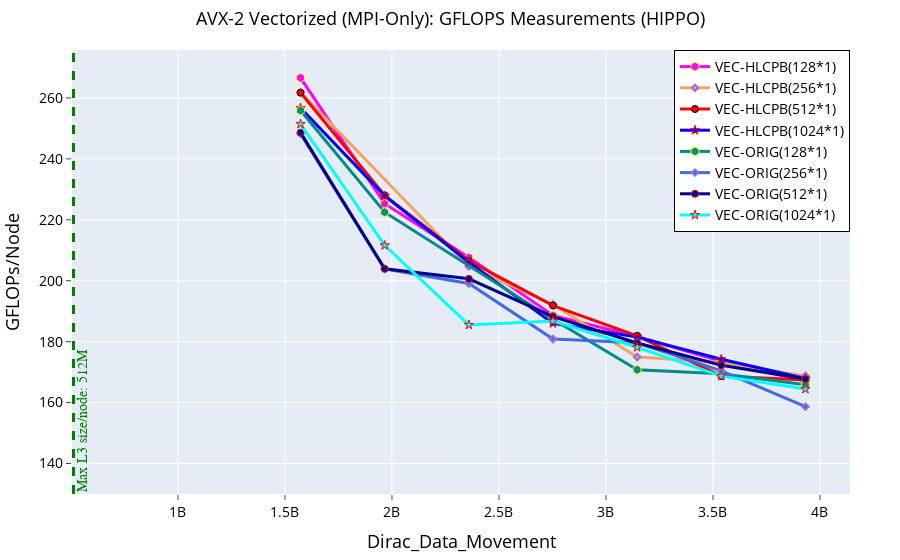

The notebook cell saved with this chart:
### Markdown cell above
# AVX2 Pure MPI

### Code cell
fig = go.Figure() 

# AVX Fused Case
fig.add_trace(go.Scatter(x=(dfn1AvxFusProb_128mpi_1omp.Dirc_Data_Mov*(dfn1AvxFusProb_128mpi_1omp.MPI_size)), 
                         y=(dfn1AvxFusProb_128mpi_1omp.GFLOPS*(dfn1AvxFusProb_128mpi_1omp.MPI_size)), 
                         mode='lines+markers', 
                         name='VEC-HLCPB(128*1)',
                         line=dict(color='magenta',width=3),
                         marker=dict(symbol='hexagon',size=9, line=dict(color='yellow',width=1))))

fig.add_trace(go.Scatter(x=(dfn2AvxFusProb_256mpi_1omp.Dirc_Data_Mov*(dfn2AvxFusProb_256mpi_1omp.MPI_size/2)), 
                         y=(dfn2AvxFusProb_256mpi_1omp.GFLOPS*(dfn2AvxFusProb_256mpi_1omp.MPI_size/2)), 
                         mode='lines+markers', 
                         name='VEC-HLCPB(256*1)',
                         line=dict(color='sandybrown',width=3),
                         marker=dict(symbol='diamond',size=5,line=dict(color='MediumPurple',width=2))))

fig.add_trace(go.Scatter(x=(dfn4AvxFusProb_512mpi_1omp.Dirc_Data_Mov*(dfn4AvxFusProb_512mpi_1omp.MPI_size/4)), 
                         y=(dfn4AvxFusProb_512mpi_1omp.GFLOPS*(dfn4AvxFusProb_512mpi_1omp.MPI_size/4)), 
                         mode='lines+markers', 
                         name='VEC-HLCPB(512*1)',
                         line=dict(color='red',width=3),
                         marker=dict(symbol='circle',size=7, line=dict(color='black',width=1))))

fig.add_trace(go.Scatter(x=(dfn8AvxFusProb_1024mpi_1omp.Dirc_Data_Mov*(dfn8AvxFusProb_1024mpi_1omp.MPI_size/8)), 
                         y=(dfn8AvxFusProb_1024mpi_1omp.GFLOPS*(dfn8AvxFusProb_1024mpi_1omp.MPI_size/8)), 
                         mode='lines+markers', 
                         name='VEC-HLCPB(1024*1)',
                         line=dict(color='blue',width=3),
                         marker=dict(symbol='star',size=7, line=dict(color='red',width=1))))




# AVX Non-Fused Case
fig.add_trace(go.Scatter(x=(dfn1AvxNonFusProb_128mpi_1omp.Dirc_Data_Mov*(dfn1AvxNonFusProb_128mpi_1omp.MPI_size)), 
                         y=(dfn1AvxNonFusProb_128mpi_1omp.GFLOPS*(dfn1AvxNonFusProb_128mpi_1omp.MPI_size)), 
                         mode='lines+markers', 
                         name='VEC-ORIG(128*1)',
                         line=dict(color='darkcyan',width=3),
                         marker=dict(symbol='hexagon',size=9, line=dict(color='yellow',width=1))))

fig.add_trace(go.Scatter(x=(dfn2AvxNonFusProb_256mpi_1omp.Dirc_Data_Mov*(dfn2AvxNonFusProb_256mpi_1omp.MPI_size/2)), 
                         y=(dfn2AvxNonFusProb_256mpi_1omp.GFLOPS*(dfn2AvxNonFusProb_256mpi_1omp.MPI_size/2)), 
                         mode='lines+markers', 
                         name='VEC-ORIG(256*1)',
                         line=dict(color='royalblue',width=3),
                         marker=dict(symbol='diamond',size=5,line=dict(color='MediumPurple',width=2))))

fig.add_trace(go.Scatter(x=(dfn4AvxNonFusProb_512mpi_1omp.Dirc_Data_Mov*(dfn4AvxNonFusProb_512mpi_1omp.MPI_size/4)), 
                         y=(dfn4AvxNonFusProb_512mpi_1omp.GFLOPS*(dfn4AvxNonFusProb_512mpi_1omp.MPI_size/4)), 
                         mode='lines+markers', 
                         name='VEC-ORIG(512*1)',
                         line=dict(color='darkblue',width=3),
                         marker=dict(symbol='circle',size=7, line=dict(color='red',width=1))))

fig.add_trace(go.Scatter(x=(dfn8AvxNonFusProb_1024mpi_1omp.Dirc_Data_Mov*(dfn8AvxNonFusProb_1024mpi_1omp.MPI_size/8)), 
                         y=(dfn8AvxNonFusProb_1024mpi_1omp.GFLOPS*(dfn8AvxNonFusProb_1024mpi_1omp.MPI_size/8)), 
                         mode='lines+markers', 
                         name='VEC-ORIG(1024*1)',
                         line=dict(color='cyan',width=3),
                         marker=dict(symbol='star',size=7, line=dict(color='red',width=1))))




# Adding a vertical line
fig.add_vline(x=512e6, line_width=3, line_dash="dash", line_color="green")
# fig.add_hline(y=1024, line_width=3, line_dash="dash", line_color="red")

# Add annotation
fig.add_annotation(
    x=512e6,
    y=130,
    text='Max L3 size/node: 512M',
    xanchor='left',  # Anchor the text to the left side of the annotation point
    yanchor='bottom',
    showarrow=False,
    arrowhead=1,
    arrowsize=1,
    arrowwidth=2,
    arrowcolor="#636363",
    ax=-60,  # Move the text 60 units to the left
    ay=-30,
    font=dict(size=14, color="green", family="Sans Serif"),
    align="left",
    textangle=-90,  # Rotate the text 90 degrees counter-clockwise
)




fig.update_layout(
    title=dict(text='AVX-2 Vectorized (MPI-Only): GFLOPS Measurements (HIPPO)',
               font=dict(color="black",size=18), x=0.5),  # Set title text color to black
    xaxis_title=dict(text='Dirac_Data_Movement', font=dict(color="black",size=18)), 
    yaxis_title=dict(text='GFLOPs/Node', font=dict(color="black",size=18)), 
    xaxis=dict(ticks="outside", tickfont=dict(color="black",size=14)),  # Set font color for x-axis ticks
    yaxis=dict(ticks="outside", tickfont=dict(color="black",size=14)),  # Set font color for y-axis ticks
    legend=go.layout.Legend(bordercolor="black", borderwidth=1, x=1, xanchor="right", y=1, yanchor="top",
                            font=dict(color="black",size=14)),  # Set legend text color to black
    margin=dict(l=50, r=50, t=50, b=50)  # Adjust the left and right margins
)

### Figure 1 — Plotly figure (JSON) as saved in the notebook; plotly's stock layout.template omitted (floating-point values rounded to 4 significant figures)
{"data": [{"line": {"color": "magenta", "width": 3}, "marker": {"line": {"color": "yellow", "width": 1}, "size": 9, "symbol": "hexagon"}, "mode": "lines+markers", "name": "VEC-HLCPB(128*1)", "type": "scatter", "x": [1572864000, 1966080000, 2359296000, 2752512000, 3145728000, 3538944000, 3932160000], "y": [266.6, 225.3, 207.6, 188.6, 181.7, 173.5, 167.1]}, {"line": {"color": "sandybrown", "width": 3}, "marker": {"line": {"color": "MediumPurple", "width": 2}, "size": 5, "symbol": "diamond"}, "mode": "lines+markers", "name": "VEC-HLCPB(256*1)", "type": "scatter", "x": [1572864000, 2359296000, 2752512000, 3145728000, 3538944000, 3932160000], "y": [261.8, 204.7, 192.2, 175.0, 173.3, 168.7]}, {"line": {"color": "red", "width": 3}, "marker": {"line": {"color": "black", "width": 1}, "size": 7, "symbol": "circle"}, "mode": "lines+markers", "name": "VEC-HLCPB(512*1)", "type": "scatter", "x": [1572864000, 1966080000, 2359296000, 2752512000, 3145728000, 3538944000, 3932160000], "y": [261.7, 228.0, 206.5, 191.8, 181.9, 168.7, 167.4]}, {"line": {"color": "blue", "width": 3}, "marker": {"line": {"color": "red", "width": 1}, "size": 7, "symbol": "star"}, "mode": "lines+markers", "name": "VEC-HLCPB(1024*1)", "type": "scatter", "x": [1572864000, 1966080000, 2359296000, 2752512000, 3145728000, 3538944000, 3932160000], "y": [256.7, 227.9, 206.1, 186.0, 181.5, 174.2, 167.9]}, {"line": {"color": "darkcyan", "width": 3}, "marker": {"line": {"color": "yellow", "width": 1}, "size": 9, "symbol": "hexagon"}, "mode": "lines+markers", "name": "VEC-ORIG(128*1)", "type": "scatter", "x": [1572864000, 1966080000, 2752512000, 3145728000, 3538944000, 3932160000], "y": [255.9, 222.5, 187.4, 170.8, 169.4, 165.8]}, {"line": {"color": "royalblue", "width": 3}, "marker": {"line": {"color": "MediumPurple", "width": 2}, "size": 5, "symbol": "diamond"}, "mode": "lines+markers", "name": "VEC-ORIG(256*1)", "type": "scatter", "x": [1572864000, 1966080000, 2359296000, 2752512000, 3145728000, 3538944000, 3932160000], "y": [248.3, 203.9, 199.1, 180.9, 179.7, 170.4, 158.7]}, {"line": {"color": "darkblue", "width": 3}, "marker": {"line": {"color": "red", "width": 1}, "size": 7, "symbol": "circle"}, "mode": "lines+markers", "name": "VEC-ORIG(512*1)", "type": "scatter", "x": [1572864000, 1966080000, 2359296000, 2752512000, 3145728000, 3538944000, 3932160000], "y": [248.6, 203.9, 200.6, 188.2, 179.6, 172.3, 167.8]}, {"line": {"color": "cyan", "width": 3}, "marker": {"line": {"color": "red", "width": 1}, "size": 7, "symbol": "star"}, "mode": "lines+markers", "name": "VEC-ORIG(1024*1)", "type": "scatter", "x": [1572864000, 1966080000, 2359296000, 2752512000, 3145728000, 3538944000, 3932160000], "y": [251.4, 211.6, 185.5, 186.8, 178.2, 168.7, 164.4]}], "layout": {"annotations": [{"align": "left", "arrowcolor": "#636363", "arrowhead": 1, "arrowsize": 1, "arrowwidth": 2, "ax": -60, "ay": -30, "font": {"color": "green", "family": "Sans Serif", "size": 14}, "showarrow": false, "text": "Max L3 size/node: 512M", "textangle": -90, "x": 512000000, "xanchor": "left", "y": 130, "yanchor": "bottom"}], "legend": {"bordercolor": "black", "borderwidth": 1, "font": {"color": "black", "size": 14}, "x": 1, "xanchor": "right", "y": 1, "yanchor": "top"}, "margin": {"b": 50, "l": 50, "r": 50, "t": 50}, "shapes": [{"line": {"color": "green", "dash": "dash", "width": 3}, "type": "line", "x0": 512000000, "x1": 512000000, "xref": "x", "y0": 0, "y1": 1, "yref": "y domain"}], "title": {"font": {"color": "black", "size": 18}, "text": "AVX-2 Vectorized (MPI-Only): GFLOPS Measurements (HIPPO)", "x": 0.5}, "xaxis": {"tickfont": {"color": "black", "size": 14}, "ticks": "outside", "title": {"font": {"color": "black", "size": 18}, "text": "Dirac_Data_Movement"}}, "yaxis": {"tickfont": {"color": "black", "size": 14}, "ticks": "outside", "title": {"font": {"color": "black", "size": 18}, "text": "GFLOPs/Node"}}}}
